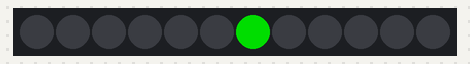
A sketch run on a simulated Arduino Uno, built with avr-gcc and run on an emulated ATmega328P. On the bench: 12 RGB LEDs in strip order, left to right. Dim RGB values are drawn brighter than linear; the local clock reads 2024-03-15 10:24:30 at power-on unless the sketch sets it; what the sketch prints to the serial monitor is not drawn.

Above: at 0.1 s.
At 4.1 s:
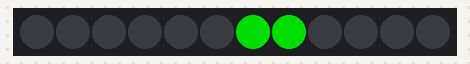
At 9.1 s:
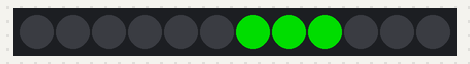
At 14.1 s:
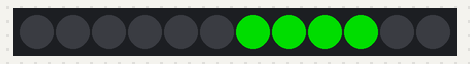
At 20.1 s:
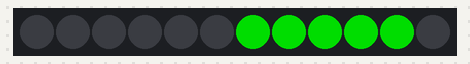
At 37.1 s:
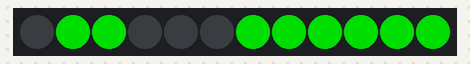

The sketch:

PTV2.ino
```cpp
// Modern Minimalist Clock


/* RTC */
#include <Wire.h>
#include "RTClib.h"
RTC_DS1307 rtc;
char daysOfTheWeek[7][12] = {"Sunday", "Monday", "Tuesday", "Wednesday", "Thursday", "Friday", "Saturday"};


/* Neo Pixel */
#include <Adafruit_NeoPixel.h>
#ifdef __AVR__
#include <avr/power.h>
#endif
#define PIN            6
#define NUMPIXELS      12
Adafruit_NeoPixel pixels = Adafruit_NeoPixel(NUMPIXELS, PIN, NEO_GRB + NEO_KHZ800);
int delayval = 500; // delay for half a second


/* Mapping Function */

int hours;
int minutes;
int seconds;

int neopixelHour;
int neopixelMinute;
int neopixelSecond;

void setup () {

  /* RTC */
  Serial.begin(9600);
  if (! rtc.begin()) {
    Serial.println("Couldn't find RTC");
    while (1);
  }
  //rtc.adjust(DateTime(F(__DATE__), F(__TIME__))); //uncomment to update RTC clock to CPU clock date and time
  if (! rtc.isrunning()) {
    Serial.println("RTC is NOT running!");
  }


  /* Neo pixel */
  pixels.begin();
}

void loop () {
  RTC_FUNCTION();
  UpdateClock();
}

void UpdateClock() {
  pixels.setPixelColor(neopixelSecond, pixels.Color(0, 0, 0)); // Moderately bright green color.
  pixels.setPixelColor(neopixelSecond, pixels.Color(0, 150, 0)); // Moderately bright green color.
  pixels.show();
}

void RTC_FUNCTION() {
  DateTime now = rtc.now();

  Serial.print(now.year(), DEC);
  Serial.print('/');
  Serial.print(now.month(), DEC);
  Serial.print('/');
  Serial.print(now.day(), DEC);
  Serial.print(" (");
  Serial.print(daysOfTheWeek[now.dayOfTheWeek()]);
  Serial.print(") ");
  Serial.print(now.hour(), DEC);
  Serial.print(':');
  Serial.print(now.minute(), DEC);
  Serial.print(':');
  Serial.print(now.second(), DEC);

  Serial.println();

  hours = now.hour();
  minutes = now.minute();
  seconds = now.second();

  neopixelHour = map(hours, 1, 24, 1, 12);
  //Serial.println(neopixelHour);

  neopixelMinute = map(minutes, 1, 60, 1, 12);
  //Serial.println(neopixelMinute);

  neopixelSecond = map(seconds, 1, 60, 1, 12);
  Serial.println(neopixelSecond);
}

void NEOPIXEL_FUNTION() {
  for (int i = 0; i < NUMPIXELS; i++) {

    // pixels.Color takes RGB values, from 0,0,0 up to 255,255,255
    pixels.setPixelColor(i, pixels.Color(0, 150, 0)); // Moderately bright green color.

    pixels.show(); // This sends the updated pixel color to the hardware.

    delay(delayval); // Delay for a period of time (in milliseconds).

  }
}
```

Measured:
- what the display in image 1 shows lasts 5.0 s, from 4.1 s to 9.1 s
- what the display in image 3 shows lasts 6.0 s, from 14.0 s to 20.0 s
